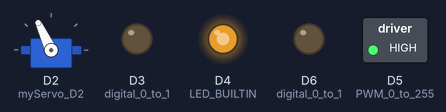
This sketch was run on a simulated ESP8266 (NodeMCU). On the bench: servo, switched loads named in the sketch (green lamp = pin HIGH), output pins drawn as LEDs (lit = HIGH, except the on-board LED, lit = LOW).

Above: at 0.1 s.
At 9.1 s:
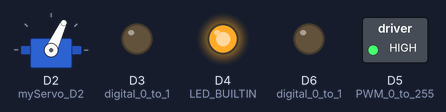
At 22.1 s:
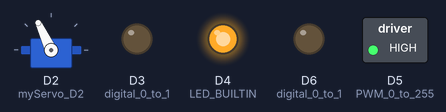
At 33.1 s:
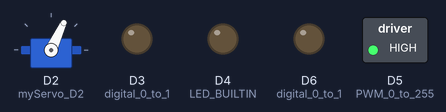
Timing chart, 0 to 34.6 s (numbered marks = the images above):
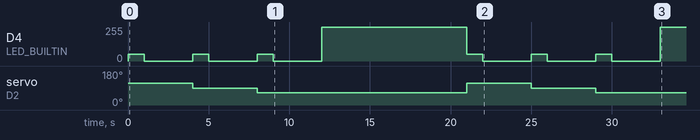

The sketch:

z01-motor-testing.ino
```cpp
// (licence header left out)
// for now reference at https://github.com/hpssjellis/particle.io-photon-high-school-robotics/tree/master/a11-dc-motor-drivers
// although pin names wrong

// You are suppossed to get it working using the web-app
// Draw your circuit diagram first
// This program will just tell you if  the connections are working
// See https://www.pololu.com/product/1451 for assistance

// On motor driver board LED goes red for one direction and green for the other


#include <Arduino.h> // Only needed by https://platformio.org/
#include <Servo.h>

Servo myServo_D2;

//counter = 0

void setup() {


    myServo_D2.attach(D2); // D2 should do PWM on Portenta
    pinMode(D3, OUTPUT);   // digital 0 to 1
    pinMode(D5, OUTPUT);   // PWM 0 to 255
    pinMode(D6, OUTPUT);   // digital 0 to 1

                            // both off = glide, both on = brake (if motor can do that)
    digitalWrite(D5, 1);    // set one direction
    digitalWrite(D3, 0);    // set one direction

    pinMode(LED_BUILTIN, OUTPUT);


//loop();{
//if counter ==5;{

 // Serial.print("hello world");
//}
//}
}

void loop() {

  //counter = counter + 5

    digitalWrite(LED_BUILTIN, LOW);    // D7 on

    myServo_D2.write(115); // turn
    analogWrite(D4, 50);   // go medium
    delay(1000);
    analogWrite(D4, 0);     // stop
    delay(3000);

    myServo_D2.write(90);   // turn
    analogWrite(D4, 50);   // go medium
    delay(1000);
    analogWrite(D4, 0);     // stop
    delay(3000);


    myServo_D2.write(65);  // go straight
    analogWrite(D4, 50);   // go medium
    delay(1000);
    analogWrite(D4, 0);     // stop
    delay(3000);


    digitalWrite(LED_BUILTIN, HIGH);  // D7 off
    delay(9000);            // wait 9 seconds

}
```

Measured:
- by itself, D4 (LED_BUILTIN): 0/255 → 50/255 at 0.00 s, → 0/255 1.0 s later, → 50/255 3.0 s later, → 0/255 1.0 s later, … (14 changes in this stretch)
- by itself, servo on D2 (myServo_D2): 115° → 90° at 4.0 s, → 65° 4.0 s later, → 115° 13.0 s later, → 90° 4.0 s later, … (5 changes in this stretch)
